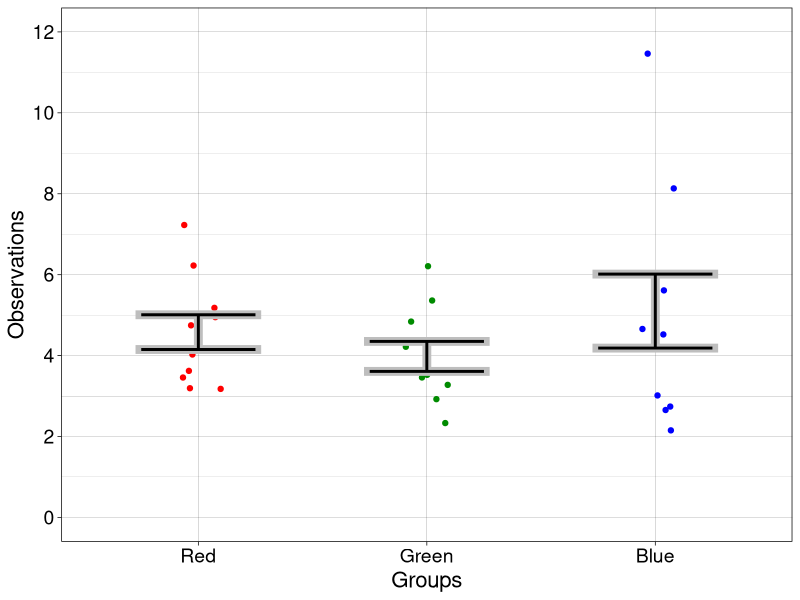
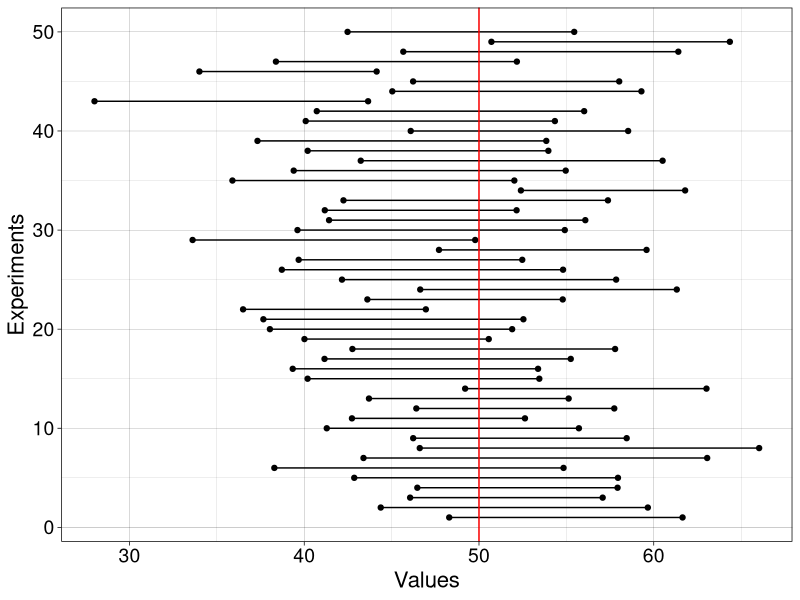
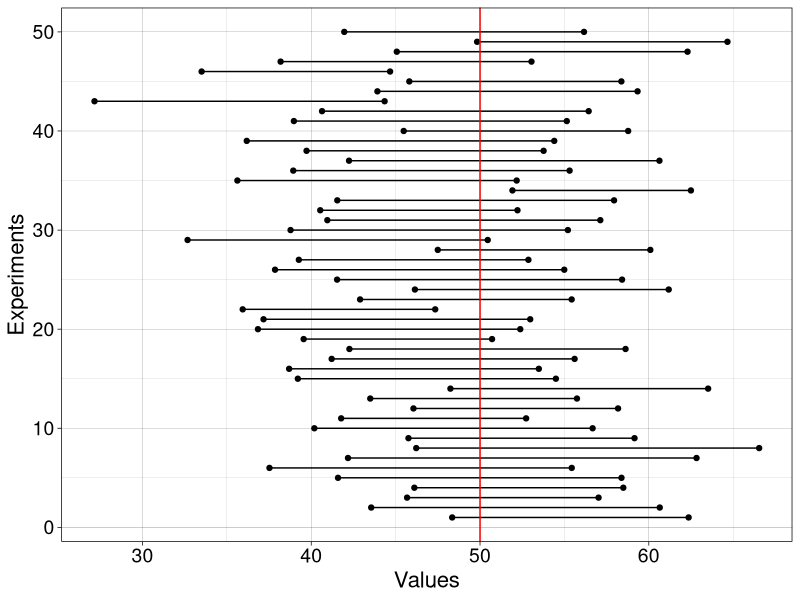

These figures' R source, in order:
## ---- chunk 1
knitr::opts_chunk$set(echo = TRUE)
## ---- chunk 2
library(tibble)
library(ggplot2)
## ---- chunk 3
# enter data in matrix with 5 rows, 10 columns:

# dice_res[,1] <- c(,,,,)
# dice_res[,2] <- c(,,,,)
# dice_res[,3] <- c(,,,,)
# dice_res[,4] <- c(,,,,)
# dice_res[,5] <- c(,,,,)
# dice_res[,6] <- c(,,,,)
# dice_res[,7] <- c(,,,,)
# dice_res[,8] <- c(,,,,)
# dice_res[,9] <- c(,,,,)
# dice_res[,10] <- c(,,,,)

# Save in a txt file:

# write.table(dice_res, file = "./data/dice_res_blue.txt", row.names=FALSE, col.names=FALSE)
# write.table(dice_res, file = "./data/dice_res_green.txt", row.names=FALSE, col.names=FALSE)
# write.table(dice_res, file = "./data/dice_res_red.txt", row.names=FALSE, col.names=FALSE)
## ---- chunk 4
nt <- 5
np <- 10
res_red <- matrix(scan("./data/res1.txt"), nrow=nt, byrow=TRUE)
res_green <- matrix(scan("./data/res2.txt"), nrow=nt, byrow=TRUE)
res_blue <- matrix(scan("./data/res3.txt"), nrow=nt, byrow=TRUE)
## ---- chunk 5
m.red <- round(apply(res_red, 2, mean), digits=1)
m.green <- round(apply(res_green, 2, mean), digits=1)
m.blue <- round(apply(res_blue, 2, mean), digits=1)
## ---- chunk 6
set.seed(1)
df <- tibble(obs = c(m.red, m.green, m.blue),
             gp = factor(c(rep("Red",np),rep("Green",np),rep("Blue",np)))
             )

# preserve factor order
df$gp <- as.character(df$gp)
df$gp <- factor(df$gp, levels=unique(df$gp))

  ggplot(df, aes(gp, obs)) + theme_linedraw() +
  geom_point(aes(colour = gp), position = position_jitter(width = 0.1)) +
    scale_color_manual(values=c("red", "green4", "blue")) +
  theme(legend.position = "none",
        axis.text = element_text(size = 14),
        axis.title = element_text(size = 16)) +
  labs(x = "Groups", y = "Observations") +   
    coord_cartesian(ylim = c(0, 12)) +
    scale_y_continuous(breaks = seq(0, 12, 2)) +
  geom_errorbar(stat = "summary", fun.y = mean, fun.ymin = mean,
                fun.ymax = mean, colour = "grey", width = .55, size = 3) +
  geom_errorbar(stat = "summary", fun.y = mean, fun.ymin = mean,
                fun.ymax = mean, colour = "black", width = .5, size = 1)
## ---- chunk 7
nboot <- 1000
alpha <- .1
lo <- nboot*(alpha/2)
hi <- nboot - lo
lo <- lo + 1

nexp <- 50 # number of experiments
n <- 20 # sample size in each experiment
n.m <- 50 # mean of normal distribution 
n.sd <- 20 # sd of normal distribution
ci <- matrix(NA, nrow = nexp, ncol = 2)
ci.ttest <- matrix(NA, nrow = nexp, ncol = 2)
for(E in 1:nexp){
  # sample data + bootstrap + compute mean of each bootstrap sample
  samp <- rnorm(n, n.m, n.sd)
  boot.samp <- apply(matrix(sample(samp, n*nboot, replace = TRUE), nrow = nboot), 1, mean)
  sort.boot.samp <- sort(boot.samp) # sort bootstrap estimates
  ci[E,1] <- sort.boot.samp[lo] 
  ci[E,2] <- sort.boot.samp[hi]
  ci.ttest[E,] <- t.test(samp, conf.level = 1-alpha)$conf.int
}
## ---- chunk 8
df <- tibble(x = as.vector(ci),
             y = rep(1:nexp,2),
             gr = factor(rep(1:nexp,2))
            )
ggplot(df, aes(x = x, y = y)) + theme_linedraw() +
  geom_point() +
  geom_line(aes(group = gr)) +
  geom_vline(xintercept = n.m, colour = "red") +
  labs(x = "Values", y = "Experiments") +
  theme(axis.title = element_text(size = 16),
        axis.text = element_text(size = 14))

# https://stackoverflow.com/questions/12253239/vertical-lines-between-points-with-ggplot2
# ggsave(filename = './50expt_bootci.pdf')
## ---- chunk 9
df <- tibble(x = as.vector(ci.ttest),
             y = rep(1:nexp,2),
             gr = factor(rep(1:nexp,2))
            )
ggplot(df, aes(x = x, y = y)) + theme_linedraw() +
  geom_point() +
  geom_line(aes(group = gr)) +
  geom_vline(xintercept = n.m, colour = "red") +
  labs(x = "Values", y = "Experiments") +
  theme(axis.title = element_text(size = 16),
        axis.text = element_text(size = 14))
# ggsave(filename = './50expt_ttci.pdf')
